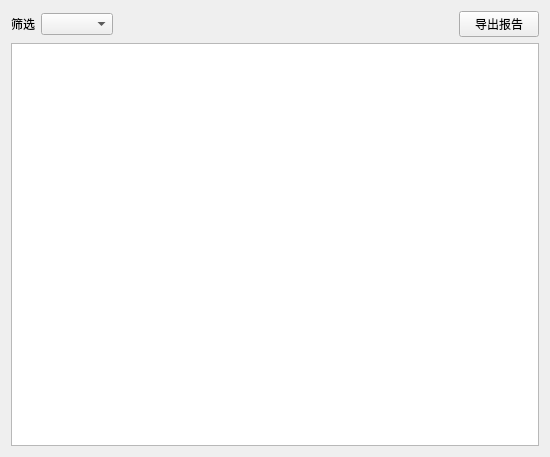
<?xml version="1.0" encoding="UTF-8"?>
<ui version="4.0">
 <class>SdkWidget</class>
 <widget class="QWidget" name="SdkWidget">
  <property name="geometry">
   <rect>
    <x>0</x>
    <y>0</y>
    <width>550</width>
    <height>457</height>
   </rect>
  </property>
  <property name="windowTitle">
   <string>Form</string>
  </property>
  <layout class="QVBoxLayout" name="verticalLayout">
   <item>
    <layout class="QHBoxLayout" name="horizontalLayout">
     <item>
      <widget class="QLabel" name="label">
       <property name="text">
        <string>筛选</string>
       </property>
      </widget>
     </item>
     <item>
      <widget class="QComboBox" name="cbox_filter"/>
     </item>
     <item>
      <spacer name="horizontalSpacer">
       <property name="orientation">
        <enum>Qt::Horizontal</enum>
       </property>
       <property name="sizeHint" stdset="0">
        <size>
         <width>40</width>
         <height>20</height>
        </size>
       </property>
      </spacer>
     </item>
     <item>
      <widget class="QPushButton" name="btn_export">
       <property name="text">
        <string>导出报告</string>
       </property>
      </widget>
     </item>
    </layout>
   </item>
   <item>
    <widget class="QTableWidget" name="tableWidget"/>
   </item>
  </layout>
 </widget>
 <resources/>
 <connections/>
</ui>
